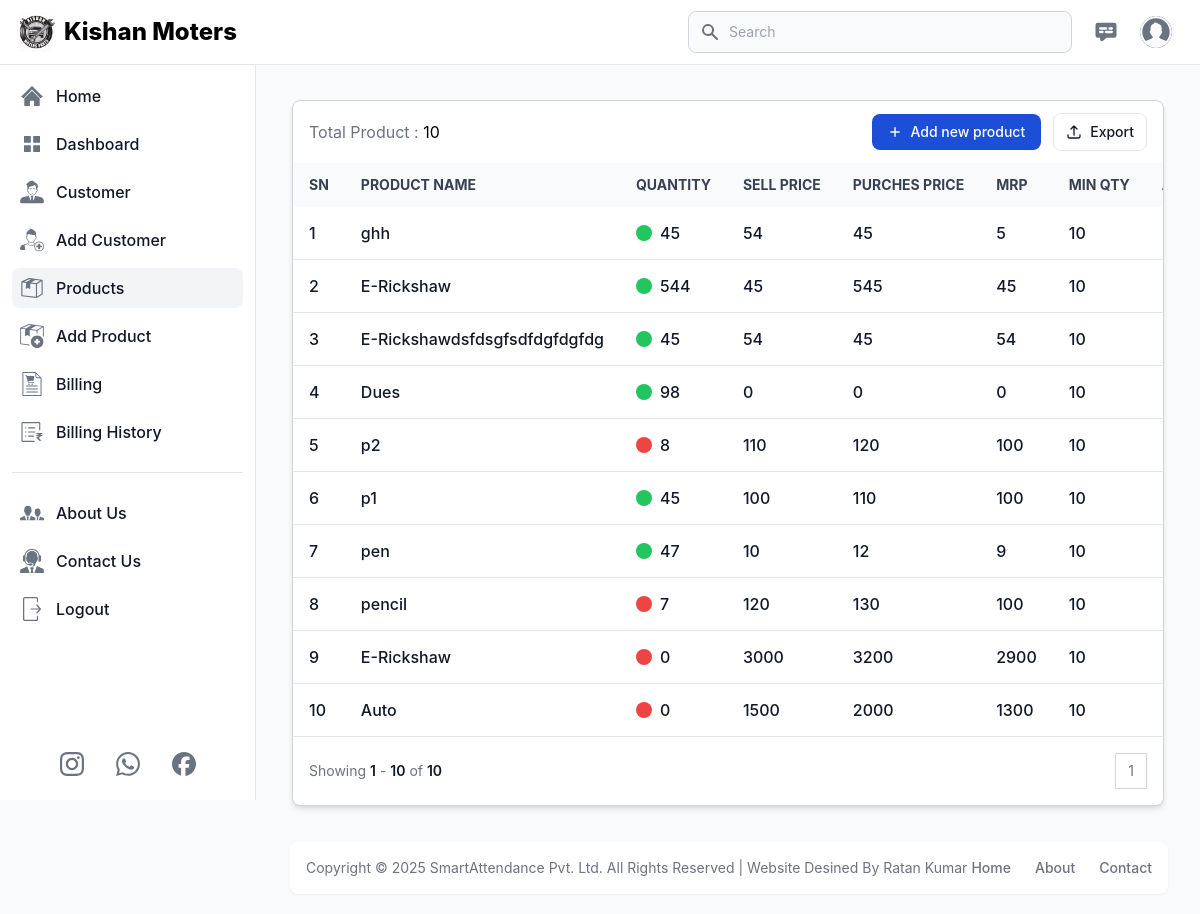
The page /products (signed in) on the database its author committed.
### app.py (models this page shows, shortened)
class Products(db.Model):
    id = db.Column(db.Integer, primary_key=True)
    user_id = db.Column(db.Integer, db.ForeignKey('user.id'), nullable=False)
    prod_name = db.Column(db.String(100), nullable=False)
    prod_quantity = db.Column(db.Integer, nullable=False)
    prod_sell_price = db.Column(db.Integer, nullable=False)
    prod_mrp = db.Column(db.Integer, nullable=False)
    prod_buy_price = db.Column(db.Integer, nullable=False)
    prod_min_quantity = db.Column(db.Integer, nullable=False)

### app.py (the view)
@app.route('/products', methods=['GET', 'POST'])
def products():
    if 'email' in session:
        user = User.query.filter_by(email=session['email']).first()
        messages = Contact_us.query.order_by(Contact_us.id.desc()).all()
        page = request.args.get('page', 1, type=int)
        products = Products.query.filter(Products.user_id == user.id).order_by(Products.id.desc()).paginate(page=page, per_page=10)
        total_product = Products.query.filter(Products.user_id == user.id).count()
        return render_template('product.html', title='Products', current_page='products',
                               user=user, products=products, total_product=total_product, min=min, enumerate=enumerate, messages=messages)
    else:
        flash('You need to login first.', 'error')
        return redirect('/login')

### templates/product.html (shortened to what this page needs)
{% extends 'layout.html' %}
{% block content %}
<main class="p-4 md:ml-64 h-auto pt-20">
    <div class="m-2 md:m-5 max-w-screen-2xl">
        <div class="relative overflow-hidden bg-white dark:bg-gray-800 rounded-lg shadow-md border border-gray-300 dark:border-gray-700">
            <div
                class="flex flex-col px-4 py-3 space-y-3 lg:flex-row lg:items-center lg:justify-between lg:space-y-0 lg:space-x-4">
                <div class="flex items-center flex-1 space-x-4">
                    <h5>
                        <span class="text-gray-500">Total Product : </span>
                        <span class="dark:text-white">{{total_product}}</span>
                    </h5>
                </div>
                <div
                    class="flex flex-col flex-shrink-0 space-y-3 md:flex-row md:items-center lg:justify-end md:space-y-0 md:space-x-3">
                    <a href="/add_product">
                        <button type="button"
                            class="flex items-center justify-center px-4 py-2 text-sm font-medium text-white rounded-lg bg-primary-700 hover:bg-primary-800 focus:ring-4 focus:ring-primary-300 dark:bg-primary-600 dark:hover:bg-primary-700 focus:outline-none dark:focus:ring-primary-800">
                            <svg class="h-3.5 w-3.5 mr-2" fill="currentColor" viewbox="0 0 20 20" xmlns="http://www.w3.org/2000/svg"
                                aria-hidden="true">
                                <path clip-rule="evenodd" fill-rule="evenodd"
                                    d="M10 3a1 1 0 011 1v5h5a1 1 0 110 2h-5v5a1 1 0 11-2 0v-5H4a1 1 0 110-2h5V4a1 1 0 011-1z" />
                            </svg>
                            Add new product
                        </button>
                    </a>
                    <a href="/download_excel">
                        <button type="button"
                            class="flex items-center justify-center flex-shrink-0 px-3 py-2 text-sm font-medium text-gray-900 bg-white border border-gray-200 rounded-lg focus:outline-none hover:bg-gray-100 hover:text-primary-700 focus:z-10 focus:ring-4 focus:ring-gray-200 dark:focus:ring-gray-700 dark:bg-gray-800 dark:text-gray-400 dark:border-gray-600 dark:hover:text-white dark:hover:bg-gray-700">
                            <svg class="w-4 h-4 mr-2" xmlns="http://www.w3.org/2000/svg" fill="none" viewbox="0 0 24 24" stroke-width="2"
                                stroke="currentColor" aria-hidden="true">
                                <path stroke-linecap="round" stroke-linejoin="round"
                                    d="M3 16.5v2.25A2.25 2.25 0 005.25 21h13.5A2.25 2.25 0 0021 18.75V16.5m-13.5-9L12 3m0 0l4.5 4.5M12 3v13.5" />
                            </svg>
                            Export
                        </button>
                    </a>
                </div>
            </div>
            <div class="overflow-x-auto">
                <table class="w-full text-sm text-left text-gray-500 dark:text-gray-400">
                    <thead
                        class="text-xs md:text-sm text-gray-700 uppercase bg-gray-50 dark:bg-gray-700 dark:text-gray-400">
                        <tr>
                            <th scope="col" class="px-4 py-3 whitespace-nowrap">SN</th>
                            <th scope="col" class="px-4 py-3 whitespace-nowrap">Product Name</th>
                            <th scope="col" class="px-4 py-3 whitespace-nowrap">Quantity</th>
                            <th scope="col" class="px-4 py-3 whitespace-nowrap">Sell Price</th>
                            <th scope="col" class="px-4 py-3 whitespace-nowrap">Purches Price</th>
                            <th scope="col" class="px-4 py-3 whitespace-nowrap">MRP</th>
                            <th scope="col" class="px-4 py-3 whitespace-nowrap">Min Qty</th>
                            <th scope="col" class="px-4 py-3 whitespace-nowrap">Action</th>
                        </tr>
                    </thead>
                    <tbody>
                        {% if products.items %}
                            {% for index, product in enumerate(products.items, start=(products.page - 1) * products.per_page + 1) %}
                            <tr class="border-b text-base dark:border-gray-600 hover:bg-gray-100 dark:hover:bg-gray-700">
                                <td class="px-4 py-2 font-medium text-gray-900 whitespace-nowrap dark:text-white">
                                    <div class="flex items-center">
                                        {{ index}}
                                    </div>
                                </td>
                                <th scope="row"
                                    class="px-4 py-2 font-medium text-gray-900 whitespace-nowrap dark:text-white">
                                    <div class="flex items-center">
                                        {{product.prod_name}}
                                    </div>
                                </th>
                                <td class="px-4 py-2 font-medium text-gray-900 whitespace-nowrap dark:text-white">
                                    <div class="flex items-center">
                                        <div class="inline-block w-4 h-4 mr-2 {%if product.prod_quantity>product.prod_min_quantity%} bg-green-500 {% else %} bg-red-500 {% endif %} rounded-full"></div>
                                        {{product.prod_quantity}}
                                    </div>
                                </td>
                                <td class="px-4 py-2 font-medium text-gray-900 whitespace-nowrap dark:text-white">
                                    <div class="flex items-center">
                                        {{product.prod_sell_price}}
                                    </div>
                                </td>
                                <td class="px-4 py-2 font-medium text-gray-900 whitespace-nowrap dark:text-white">
                                    <div class="flex items-center">
                                        {{product.prod_mrp}}
                                    </div>
                                </td>
                                <td class="px-4 py-2 font-medium text-gray-900 whitespace-nowrap dark:text-white">
                                    <div class="flex items-center">
                                        {{product.prod_buy_price}}
                                    </div>
                                </td>
                                <td class="px-4 py-2 font-medium text-gray-900 whitespace-nowrap dark:text-white">
                                    <div class="flex items-center">
                                        {{product.prod_min_quantity}}
                                    </div>
                                </td>
                                <td class="px-4 py-2 font-medium text-gray-900 whitespace-nowrap dark:text-white flex">
                                </td>
                            </tr>
                            {% endfor %}
                        {% else %}
                            <tr>
                                <td colspan="8" class="text-center p-5">No Product Found.</td>
                            </tr>
                        {% endif %}
                    </tbody>
                </table>
            </div>
            <nav class="flex flex-col items-start justify-between p-4 space-y-3 md:flex-row md:items-center md:space-y-0"
                aria-label="Table navigation">
                <span class="text-sm font-normal text-gray-500 dark:text-gray-400">
                    Showing
                    <span class="font-semibold text-gray-900 dark:text-white">{{ products.page * products.per_page - products.per_page + 1 }}</span>
                    -
                    <span class="font-semibold text-gray-900 dark:text-white">{{ min(products.page * products.per_page, total_product) }}</span>
                    of
                    <span class="font-semibold text-gray-900 dark:text-white">{{ total_product }}</span>
                </span>
                <ul class="inline-flex items-stretch -space-x-px">
                    {% for num in products.iter_pages(left_edge=1, right_edge=1, left_current=2, right_current=2) %}
                        {% if num %}
                            <li>
                                <a href="#"
                                    class="flex items-center justify-center px-3 py-2 text-sm leading-tight text-gray-500 bg-white border border-gray-300 hover:bg-gray-100 hover:text-gray-700 dark:bg-gray-800 dark:border-gray-700 dark:text-gray-400 dark:hover:bg-gray-700 dark:hover:text-white">{{ num }}</a>
                            </li>
                        {% else %}
                            <li>
                                <a href="#"
                                    class="flex items-center justify-center px-3 py-2 text-sm leading-tight text-gray-500 bg-white border border-gray-300 hover:bg-gray-100 hover:text-gray-700 dark:bg-gray-800 dark:border-gray-700 dark:text-gray-400 dark:hover:bg-gray-700 dark:hover:text-white">...</a>
                            </li>
                        {% endif %}
                    {% endfor %}
                </ul>
            </nav>
        </div>
    </div>
</main>
{% endblock %}

### rows shown on the page
Products: user "1", prod_name "ghh", prod_quantity "45", prod_sell_price "54", prod_mrp "45", prod_buy_price "5", prod_min_quantity "10"
Products: index "2", prod_name "E-Rickshaw", prod_quantity "544", prod_sell_price "45", prod_mrp "545", prod_buy_price "45", prod_min_quantity "10"
Products: index "3", prod_name "E-Rickshawdsfdsgfsdfdgfdgfdg", prod_quantity "45", prod_sell_price "54", prod_mrp "45", prod_buy_price "54", prod_min_quantity "10"
Products: index "4", prod_name "Dues", prod_quantity "98", prod_sell_price "0", prod_mrp "0", prod_buy_price "0", prod_min_quantity "10"
Products: index "5", prod_name "p2", prod_quantity "8", prod_sell_price "110", prod_mrp "120", prod_buy_price "100", prod_min_quantity "10"
Products: id "6", prod_name "p1", prod_quantity "45", prod_sell_price "100", prod_mrp "110", prod_buy_price "100", prod_min_quantity "10"
Products: index "7", prod_name "pen", prod_quantity "47", prod_sell_price "10", prod_mrp "12", prod_buy_price "9", prod_min_quantity "10"
Products: index "8", prod_name "pencil", prod_quantity "7", prod_sell_price "120", prod_mrp "130", prod_buy_price "100", prod_min_quantity "10"
Products: index "9", prod_name "E-Rickshaw", prod_quantity "0", prod_sell_price "3000", prod_mrp "3200", prod_buy_price "2900", prod_min_quantity "10"
Products: prod_min_quantity "10", prod_name "Auto", prod_quantity "0", prod_sell_price "1500", prod_mrp "2000", prod_buy_price "1300"

### other values the page prints
{{ total_product }} "10"
{{ products.page * products.per_page - products.per_page + 1 }} "1"
{{ min(products.page * products.per_page, total_product) }} "10"
{{ num }} "1"
